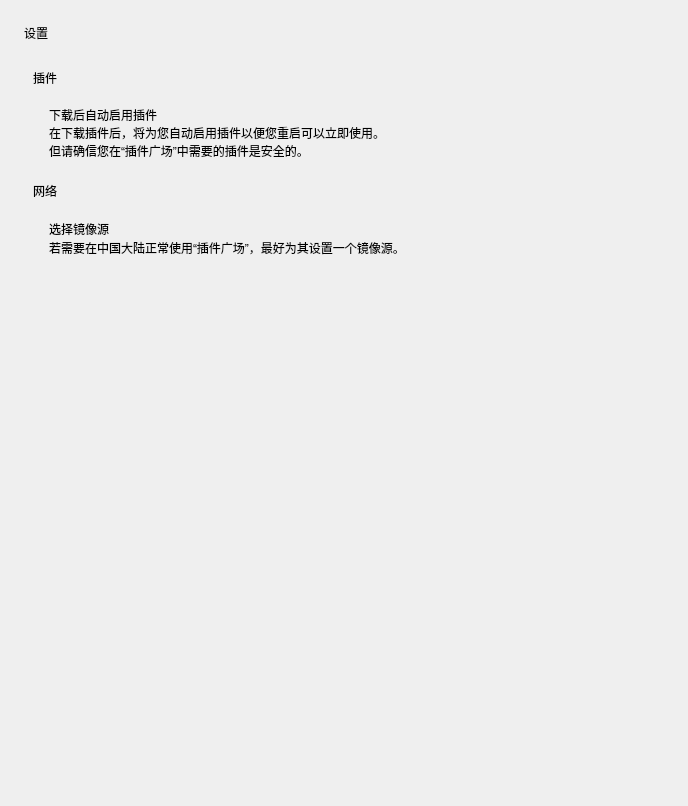
<?xml version="1.0" encoding="UTF-8"?>
<ui version="4.0">
 <class>Form</class>
 <widget class="QWidget" name="Form">
  <property name="geometry">
   <rect>
    <x>0</x>
    <y>0</y>
    <width>688</width>
    <height>806</height>
   </rect>
  </property>
  <property name="sizePolicy">
   <sizepolicy hsizetype="Preferred" vsizetype="Expanding">
    <horstretch>0</horstretch>
    <verstretch>0</verstretch>
   </sizepolicy>
  </property>
  <property name="windowTitle">
   <string>Form</string>
  </property>
  <layout class="QVBoxLayout" name="verticalLayout_2">
   <property name="spacing">
    <number>18</number>
   </property>
   <property name="leftMargin">
    <number>24</number>
   </property>
   <property name="topMargin">
    <number>24</number>
   </property>
   <property name="rightMargin">
    <number>24</number>
   </property>
   <property name="bottomMargin">
    <number>0</number>
   </property>
   <item>
    <widget class="TitleLabel" name="TitleLabel">
     <property name="text">
      <string>设置</string>
     </property>
    </widget>
   </item>
   <item>
    <widget class="SmoothScrollArea" name="SmoothScrollArea">
     <property name="styleSheet">
      <string notr="true">background: transparent; border: none</string>
     </property>
     <property name="widgetResizable">
      <bool>true</bool>
     </property>
     <widget class="QWidget" name="scrollAreaWidgetContents">
      <property name="geometry">
       <rect>
        <x>0</x>
        <y>0</y>
        <width>640</width>
        <height>725</height>
       </rect>
      </property>
      <layout class="QVBoxLayout" name="verticalLayout_9">
       <item>
        <layout class="QVBoxLayout" name="verticalLayout_7">
         <property name="spacing">
          <number>3</number>
         </property>
         <item>
          <widget class="SubtitleLabel" name="SubtitleLabel_4">
           <property name="text">
            <string>插件</string>
           </property>
          </widget>
         </item>
         <item>
          <widget class="CardWidget" name="CardWidget_4">
           <property name="minimumSize">
            <size>
             <width>0</width>
             <height>70</height>
            </size>
           </property>
           <layout class="QHBoxLayout" name="horizontalLayout_6">
            <property name="leftMargin">
             <number>16</number>
            </property>
            <property name="topMargin">
             <number>16</number>
            </property>
            <property name="rightMargin">
             <number>16</number>
            </property>
            <property name="bottomMargin">
             <number>16</number>
            </property>
            <item>
             <layout class="QVBoxLayout" name="verticalLayout_8">
              <property name="spacing">
               <number>0</number>
              </property>
              <item>
               <widget class="StrongBodyLabel" name="StrongBodyLabel_6">
                <property name="text">
                 <string>下载后自动启用插件</string>
                </property>
               </widget>
              </item>
              <item>
               <widget class="CaptionLabel" name="CaptionLabel_3">
                <property name="text">
                 <string>在下载插件后，将为您自动启用插件以便您重启可以立即使用。
但请确信您在“插件广场”中需要的插件是安全的。</string>
                </property>
                <property name="wordWrap">
                 <bool>true</bool>
                </property>
                <property name="lightColor" stdset="0">
                 <color alpha="150">
                  <red>0</red>
                  <green>0</green>
                  <blue>0</blue>
                 </color>
                </property>
                <property name="darkColor" stdset="0">
                 <color alpha="200">
                  <red>255</red>
                  <green>255</green>
                  <blue>255</blue>
                 </color>
                </property>
               </widget>
              </item>
             </layout>
            </item>
            <item>
             <widget class="SwitchButton" name="auto_enable_plugin">
              <property name="sizePolicy">
               <sizepolicy hsizetype="Maximum" vsizetype="Preferred">
                <horstretch>0</horstretch>
                <verstretch>0</verstretch>
               </sizepolicy>
              </property>
              <property name="onText">
               <string>启用</string>
              </property>
              <property name="offText">
               <string>禁用</string>
              </property>
             </widget>
            </item>
           </layout>
          </widget>
         </item>
        </layout>
       </item>
       <item>
        <layout class="QVBoxLayout" name="verticalLayout_5">
         <property name="spacing">
          <number>3</number>
         </property>
         <item>
          <widget class="SubtitleLabel" name="SubtitleLabel_3">
           <property name="text">
            <string>网络</string>
           </property>
          </widget>
         </item>
         <item>
          <widget class="CardWidget" name="CardWidget_3">
           <property name="minimumSize">
            <size>
             <width>0</width>
             <height>70</height>
            </size>
           </property>
           <layout class="QHBoxLayout" name="horizontalLayout_5">
            <property name="leftMargin">
             <number>16</number>
            </property>
            <property name="topMargin">
             <number>16</number>
            </property>
            <property name="rightMargin">
             <number>16</number>
            </property>
            <property name="bottomMargin">
             <number>16</number>
            </property>
            <item>
             <layout class="QVBoxLayout" name="verticalLayout_6">
              <property name="spacing">
               <number>0</number>
              </property>
              <item>
               <widget class="StrongBodyLabel" name="StrongBodyLabel_5">
                <property name="text">
                 <string>选择镜像源</string>
                </property>
               </widget>
              </item>
              <item>
               <widget class="CaptionLabel" name="CaptionLabel_2">
                <property name="text">
                 <string>若需要在中国大陆正常使用“插件广场”，最好为其设置一个镜像源。</string>
                </property>
                <property name="wordWrap">
                 <bool>true</bool>
                </property>
                <property name="lightColor" stdset="0">
                 <color alpha="150">
                  <red>0</red>
                  <green>0</green>
                  <blue>0</blue>
                 </color>
                </property>
                <property name="darkColor" stdset="0">
                 <color alpha="200">
                  <red>255</red>
                  <green>255</green>
                  <blue>255</blue>
                 </color>
                </property>
               </widget>
              </item>
             </layout>
            </item>
            <item>
             <widget class="ComboBox" name="select_proxy">
              <property name="sizePolicy">
               <sizepolicy hsizetype="Maximum" vsizetype="Fixed">
                <horstretch>0</horstretch>
                <verstretch>0</verstretch>
               </sizepolicy>
              </property>
             </widget>
            </item>
           </layout>
          </widget>
         </item>
        </layout>
       </item>
       <item>
        <spacer name="verticalSpacer">
         <property name="orientation">
          <enum>Qt::Vertical</enum>
         </property>
         <property name="sizeHint" stdset="0">
          <size>
           <width>20</width>
           <height>40</height>
          </size>
         </property>
        </spacer>
       </item>
       <item>
        <widget class="QFrame" name="blank">
         <property name="minimumSize">
          <size>
           <width>0</width>
           <height>25</height>
          </size>
         </property>
         <property name="frameShape">
          <enum>QFrame::StyledPanel</enum>
         </property>
         <property name="frameShadow">
          <enum>QFrame::Raised</enum>
         </property>
         <property name="lineWidth">
          <number>5</number>
         </property>
        </widget>
       </item>
      </layout>
     </widget>
    </widget>
   </item>
  </layout>
 </widget>
 <customwidgets>
  <customwidget>
   <class>ComboBox</class>
   <extends>QPushButton</extends>
   <header>qfluentwidgets</header>
  </customwidget>
  <customwidget>
   <class>SwitchButton</class>
   <extends>QWidget</extends>
   <header>qfluentwidgets</header>
  </customwidget>
  <customwidget>
   <class>CardWidget</class>
   <extends>QFrame</extends>
   <header>qfluentwidgets</header>
   <container>1</container>
  </customwidget>
  <customwidget>
   <class>SmoothScrollArea</class>
   <extends>QScrollArea</extends>
   <header>qfluentwidgets</header>
   <container>1</container>
  </customwidget>
  <customwidget>
   <class>CaptionLabel</class>
   <extends>QLabel</extends>
   <header>qfluentwidgets</header>
  </customwidget>
  <customwidget>
   <class>StrongBodyLabel</class>
   <extends>QLabel</extends>
   <header>qfluentwidgets</header>
  </customwidget>
  <customwidget>
   <class>SubtitleLabel</class>
   <extends>QLabel</extends>
   <header>qfluentwidgets</header>
  </customwidget>
  <customwidget>
   <class>TitleLabel</class>
   <extends>QLabel</extends>
   <header>qfluentwidgets</header>
  </customwidget>
 </customwidgets>
 <resources/>
 <connections/>
</ui>
